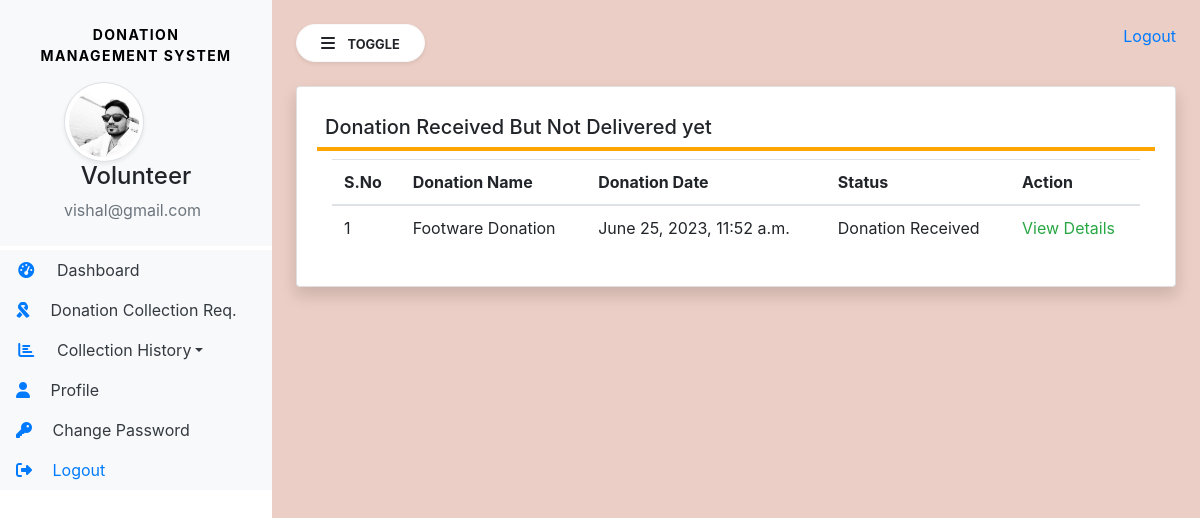
/donation_rec_volunteer/ (signed in), run on the app's committed database.
### Donation/models.py (models this page shows, shortened)
class Volunteer(models.Model):
    user = models.ForeignKey(User,on_delete=models.CASCADE)
    contact = models.CharField(max_length=15,null=True)
    address = models.CharField(max_length=300,null=True)
    userpic = models.FileField(null=True)
    idpic = models.FileField(null=True)
    status = models.CharField(max_length=20)
    aboutme = models.CharField(max_length=300,null=True)
    regdate = models.DateTimeField(auto_now=True)
    adminremark = models.CharField(max_length=300,null=True)
    updationdate = models.DateField(null=True)

class Donation(models.Model):
    donor = models.ForeignKey(Donor, on_delete=models.SET_NULL, null=True)
    donationName = models.CharField(max_length=100, null=True)
    donationpic = models.FileField(null=True)
    colloctionloc = models.CharField(max_length=50, null=True)
    description = models.CharField(max_length=300, null=True)
    status = models.CharField(max_length=50)
    donationdate = models.DateTimeField(auto_now_add=True)
    adminRemarks = models.CharField(max_length=300, null=True)
    volunteer = models.ForeignKey(Volunteer, on_delete=models.SET_NULL, null=True)
    donationArea = models.ForeignKey(DonationArea, on_delete=models.CASCADE, null=True)
    volunteerRemarks = models.CharField(max_length=300, null=True)
    updationDate = models.DateTimeField(null=True)

### Donation/views.py (the view)
# urls.py: path('donation_rec_volunteer/', views.donation_rec_volunteer, name='donation_rec_volunteer'),
def donation_rec_volunteer(request):
    if not request.user.is_authenticated:
        return redirect('Volunteer_login')
    user = request.user
    volunteer = Volunteer.objects.get(user=user)
    donation = Donation.objects.filter(volunteer=volunteer, status="Donation Received")
    return render(request, 'volunteer/donation_rec_volunteer.html', locals())

### Donation/templates/volunteer/donation_rec_volunteer.html (shortened to what this page needs)
{% extends 'volunteer/volunteer_sidebar.html' %}
{% block main %}
<div class="card shadow">
    <div class="card-body">
        <h5 class="p-2" style="border-bottom: 4px solid orange;">Donation Received But Not Delivered yet </h5>
        <div class="container-fluid">
            <table class="table table-hover" id="example">
                <thead>
                    <tr>
                            <th>S.No</th>
                            <th>Donation  Name</th>
                            <th>Donation Date</th>
                            <th>Status</th>
                            <th>Action</th>
                    </tr>
                </thead>
                <tbody>
                    {% for i in donation %}
                    <tr>
                        <td>{{ forloop.counter }}</td>
                        <td>{{ i.donationName }}</td>
                        <td>{{ i.donationdate }}</td>
                        <td>{{ i.status }}</td>
                        <td><a href="{% url 'donation_rec_details' i.id %}" class="text-success">View Details</a>
                    </tr>
                    {% endfor %}
                </tbody>
            </table>
        </div>
    </div>
</div>
{% endblock %}

### Donation/templates/volunteer/volunteer_sidebar.html (shortened to what this page needs)
{% load static %}
<html>
<head>
  <link rel="stylesheet" href="https://cdn.jsdelivr.net/npm/bootstrap@4.6.2/dist/css/bootstrap.min.css">
  <link rel="stylesheet" href="{% static 'css/sidebar.css'%}">
  <link rel="stylesheet" href="https://cdnjs.cloudflare.com/ajax/libs/font-awesome/4.7.0/css/font-awesome.min.css">
  <link rel="stylesheet" href="https://cdnjs.cloudflare.com/ajax/libs/font-awesome/6.3.0/css/all.min.css">
  <link rel="stylesheet" href="https://stackpath.bootstrapcdn.com/bootstrap/4.5.0/css/bootstrap.min.css"
>
  <link rel="stylesheet" href="https://cdnjs.cloudflare.com/ajax/libs/font-awesome/4.7.0/css/font-awesome.min.css">
  <link rel="stylesheet" href="https://cdn.datatables.net/1.13.4/css/jquery.dataTables.min.css">
  <link rel="stylesheet" href="https://cdn.datatables.net/buttons/2.3.6/css/buttons.dataTables.min.css">
</head>
<body style="background-color:RGB(235, 206, 197);">
  <div class="bg-white vertical-nav" id="sidebar">
    <div class="bg-light py-4 px-3 mb-1">
      <p class="font-weight-bold text-uppercase px-3 sidebar-title " style="color:black;font-size:14px;text-align: center;">Donation Management System</p>
      <div class="media d-flex align-item-center ml-5 ">
        <img  src="{{request.user.volunteer_set.all.0.userpic.url}}" height="100" width="80"
          class=" mr-3 rounded-circle img-thumbnail shadow-sm d-flex">
      </div>
      <div class="media-body">
        <h4 class="nb-0 text-center" >Volunteer</h4>
        <p class="text-muted mb-0 ml-5" style="color:black;">{{request.user.username}}</p>
      </div>
    </div>
    <ul class="nav flex-column bg-white">
      <li class="nav-item">
        <a href="{% url 'volunteer_home'%}" class="nav-link  text-dark bg-light ">
          <i class="fas fa-tachometer-alt fa-fw mr-3 text-primary"></i>
          Dashboard</a>
      </li>
      <li class="nav-item">
        <a href="{% url 'collection_request'%}" class="nav-link  text-dark bg-light ">
          <i class="fas fa-ribbon mr-3 text-primary"></i>
          Donation Collection Req.</a>
      </li>
      <li class="nav-item dropdown">
        <a href="#" class="nav-link dropdown-toggle text-dark bg-light" id="navbardrop" data-toggle="dropdown">
          <i class="fas fa-chart-bar fa-fw mr-3 text-primary"></i>
          Collection History</a>
      </li>
      <li class="nav-item">
        <a href="#" class="nav-link text-dark bg-light ">
          <i class="fa-solid fa-user mr-3 text-primary"></i>
          Profile</a>
      </li>
      <li class="nav-item">
        <a href="#" class="nav-link text-dark bg-light ">
          <i class="fas fa-key mr-3 text-primary"></i>
          Change Password</a>
      </li>
      <li class="nav-item">
        <a href="#" class="nav-link  bg-light">
          <i class="fa fa-sign-out mr-3" ></i>
          Logout</a>
      </li>
    </ul>
  </div>
  <div class="page-content p-4" id="content">
    <a href="{% url 'logout'%}" title="logout" class="text-black float-right"
    >Logout</a>
    <button id="sidebarCollapse" type="button" class="btn btn-light rounded-pill bg-white shadow-sm px-4 mb-4">
      <i class="fas fa-bars mr-2"></i>
      <small class="text-uppercase font-weight-bold">Toggle</small></button>
    {% block main %}
    {% endblock %}
  </div>
</body>
</html>

### Donation/static/css/sidebar.css (style rules this page uses)
.sidebar-title { letter-spacing:0.1em; color:#aaa; }
body { background-color: #426575; min-height:100vh; }
.vertical-nav { min-width:17rem; width:17rem; height:100vh; position:fixed; top:0; left:0; transition:all 0.4s }
.page-content { width:calc(100%-17rem); margin-left:17rem; transition:all 0.4s }

### data on the page
Donation: donationName "Footware Donation", donationdate "June 25, 2023, 11:52 a.m.", status "Donation Received"

### other printed values
{{ request.user.username }} "vishal@gmail.com"
